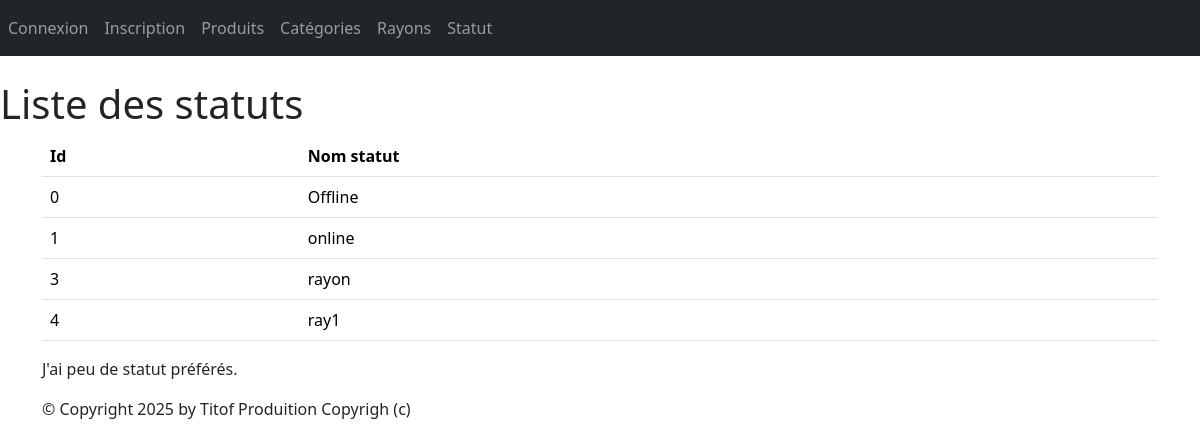
Screenshot of /monApp/ListStatut with the database file from the repository.
### monApp/models.py (models this page shows, shortened)
class Statut(models.Model):
    idStatut=models.AutoField(primary_key=True)
    libelleStatut=models.CharField(max_length=200)

### monApp/views.py (the view)
# urls.py: path("ListStatut", views.ListStatut, name="ListStatut"),
def ListStatut(request):
    stt=Statut.objects.all()
    return render(request, 'monApp/listStatut.html',{'stt': stt})

### monApp/templates/monApp/listStatut.html
        {% extends 'monApp/base.html' %}
{% block menu %}
<h1>Liste des statuts</h1>
{% endblock %}
{% block contenu %}
<table class="table">
<thead>
<th>Id</th>
<th>Nom statut</th>
</thead>
<tbody>
{% for statut in stt %}
<tr>
    <td>{{ statut.idStatut }} </td>
<td>{{ statut.libelleStatut }} </td>
</tr>
{% endfor %}
</tbody>
</table>
<p>
J'ai
{% if prdts|length < 5 %}
peu de
{% elif prdts|length < 10 %}
quelques
{% else %}
beaucoup de
{% endif %}
statut préférés.
</p>
{% endblock %}

### static/styles.css (style rules this page uses)
h1 { color: red }

### rows the page displays
Statut: idStatut "0", libelleStatut "Offline"
Statut: idStatut "1", libelleStatut "online"
Statut: idStatut "3", libelleStatut "rayon"
Statut: idStatut "4", libelleStatut "ray1"
